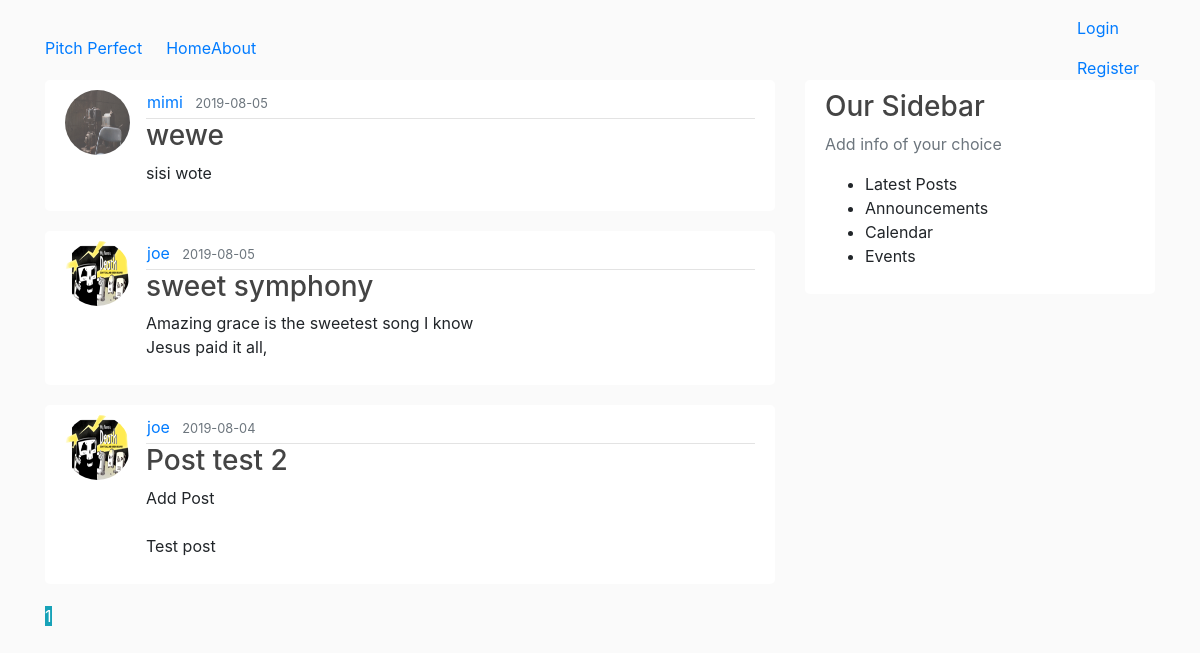
Page /home on the earlier database version.
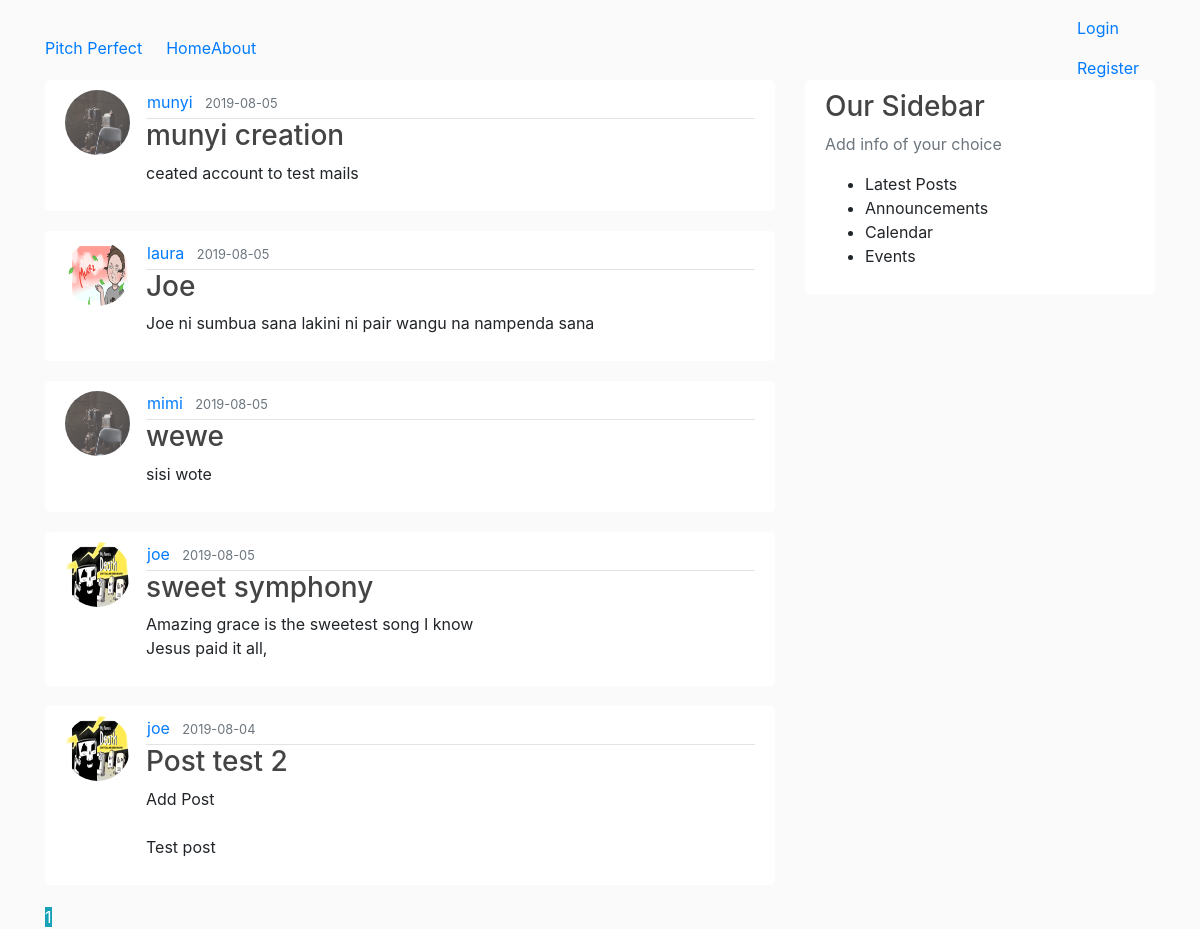
Same page on the later database version.
### flaskblog/models.py (models this page shows, shortened)
class Post(db.Model):
	id = db.Column(db.Integer, primary_key = True)
	title = db.Column(db.String(150), nullable = False)
	date_posted = db.Column(db.DateTime, nullable = False, default = datetime.utcnow)
	content = db.Column(db.String(200), nullable = False )
	user_id = db.Column(db.Integer, db.ForeignKey('user.id'), nullable = False)

class User(db.Model, UserMixin):
	id = db.Column(db.Integer, primary_key = True)
	username = db.Column(db.String(20), unique=True, nullable = False)
	email = db.Column(db.String(200), unique=True, nullable = False)
	image_file = db.Column(db.String(20),  nullable = False, default = 'default.jpg')
	password = db.Column(db.String(60), nullable = False)
	posts = db.relationship('Post', backref = 'author', lazy = True)

### flaskblog/routes.py (the view)
@app.route("/")
@app.route("/home")
def home():
	page = request.args.get('page', 1, type = int)
	posts = Post.query.order_by(Post.date_posted.desc()).paginate(page = page, per_page = 5)
	return render_template('home.html', posts=posts)

### flaskblog/templates/home.html
{% extends "layout.html" %}
{% block content %}
{% for post in posts.items %}
<article class="media content-section">
	<img class="rounded-circle article-img" src="{{ url_for('static',filename = 'profile_pics/' + post.author.image_file) }} ">
	<div class="media-body">
		<div class="article-metadata">
			<a class="mr-2" href="#">{{ post.author.username}}</a>
			<small class="text-muted">{{post.date_posted.strftime('%Y-%m-%d')}} </small>
		</div>
		<h3><a class="article-title" href="{{ url_for('post', post_id = post.id) }} ">{{post.title}} </a></h3>
		<p class="article-content">{{post.content}} </p>
	</div>
</article>
{% endfor %}
{% for page_num in posts.iter_pages(left_edge =1, right_edge=1, left_current=1, right_current=2) %}
{% if page_num %}
	{% if posts.page == page_num %}
	<a class="btn-info mb-4" href="{{url_for('home',page=page_num ) }} ">{{ page_num }}</a>
	{% else %}
	<a class="btn btn-outline-info mb-4" href="{{url_for('home',page=page_num ) }} ">{{ page_num }}</a>
	{% endif %}
{% else %}
...
{% endif %}
{% endfor %}
{% endblock content %}

### flaskblog/templates/layout.html (shortened to what this page needs)
<!DOCTYPE html>
<html>
<head>
    <link rel="stylesheet" href="https://maxcdn.bootstrapcdn.com/bootstrap/4.0.0/css/bootstrap.min.css">
    <link rel="stylesheet" type="text/css" href="{{url_for('static', filename='main.css') }} ">
</head>
<body>
	<header>
		<nav class="navbar navbar-expand-md navbar-dark bg-steel fixed-top">
			<div class="container">
				<a class="nav-brand mr-4" href="/">Pitch Perfect</a>
				<div class="collapse navbar-collapse" id="navbarToggle">
					<div class="navbar-nav mr-auto">
						<a href="{{ url_for('home') }}">Home</a>
						<a href="{{ url_for('about') }}">About</a>
					</div>
					<div>
						{% if current_user.is_authenticated %}
						<a class="nav-item nav-link" href="{{ url_for('new_post') }}">New Post</a>
						<a class="nav-item nav-link" href="{{ url_for('account') }}">Account</a>
						<a class="nav-item nav-link" href="{{ url_for('logout') }}">Logout</a>
						{% else %}
						<a class="nav-item nav-link" href="{{ url_for('login') }}">Login</a>
						<a class="nav-item nav-link" href="{{ url_for('register') }}">Register</a>
						{% endif %}
					</div>
				</div>
			</div>
		</nav>
	</header>
<main role="main" class="container">
	<div class="row">
		<div class="col-sm-8">
			{% block content %} {% endblock %}
		</div>
		<div class="col-sm-4">
			<div class="content-section">
				<h3>Our Sidebar</h3>
				<p class="text-muted">Add info of your choice
					<ul style="">
						<li>Latest Posts</li>
						<li>Announcements</li>
						<li>Calendar</li>
						<li>Events</li>
					</ul>
				</p>
			</div>
		</div>
	</div>
</main>
</body>
</html>

### flaskblog/static/main.css (style rules this page uses)
body { background: #fafafa; color: 333333; margin-top: 5rem; }
h1,h2,h3,h4,h5,h6 { color: #444444; }
.content-section { background: #ffffff; padding: 10px 20px; border: 2px splod #dddddd; border-radius: 5px; margin-bottom: 20px; }
.article-title { color: #444444; }
.article-content { white-space: pre-line; }
.article-img { width: 65px; height: 65px; margin-right: 16px; }
.article-metadata { padding-left: 1px; padding-bottom: 4px; border-bottom: 1px solid #e3e3e3; }

Differences in the rows shown:
added Post: image_file (placeholder picture), author.username "munyi", date_posted "2019-08-05", title "munyi creation", content "ceated account to test mails"
added Post: image_file (picture), author.username "laura", date_posted "2019-08-05", title "Joe", content "Joe ni sumbua sana lakini ni pair wangu na nampenda sana"
